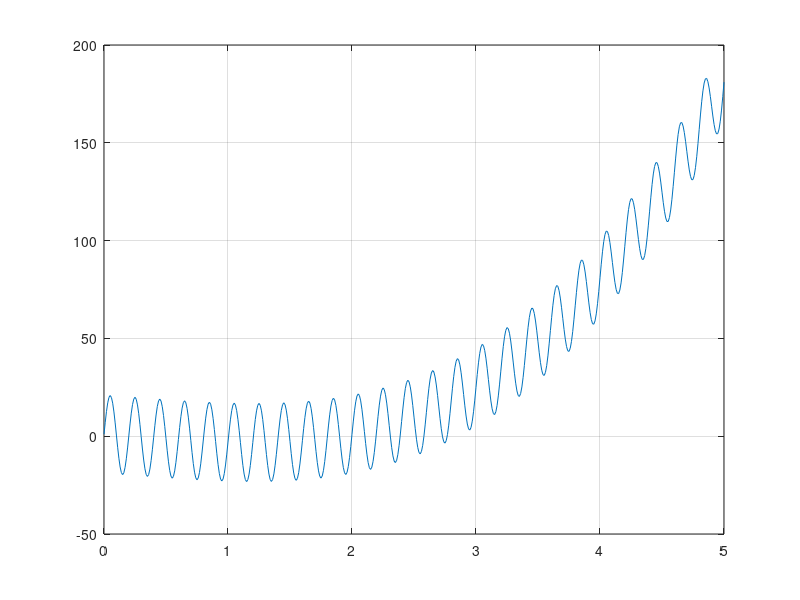
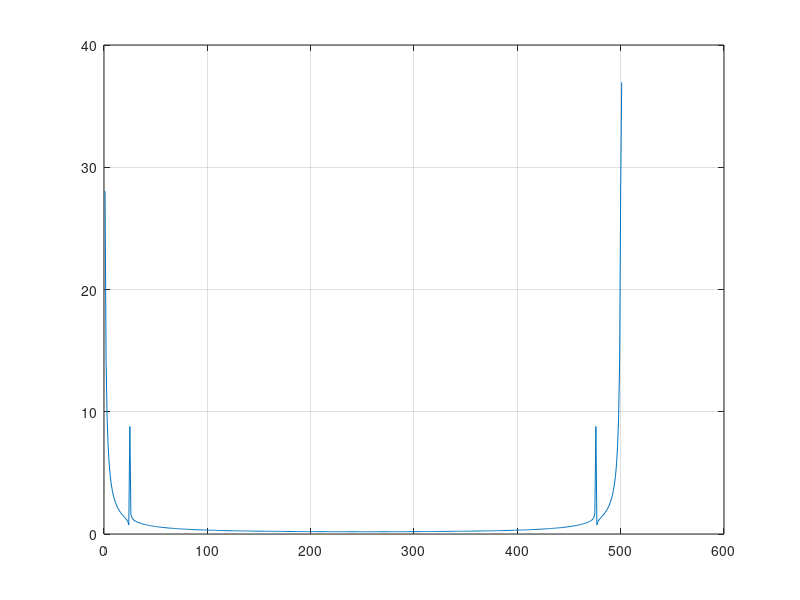
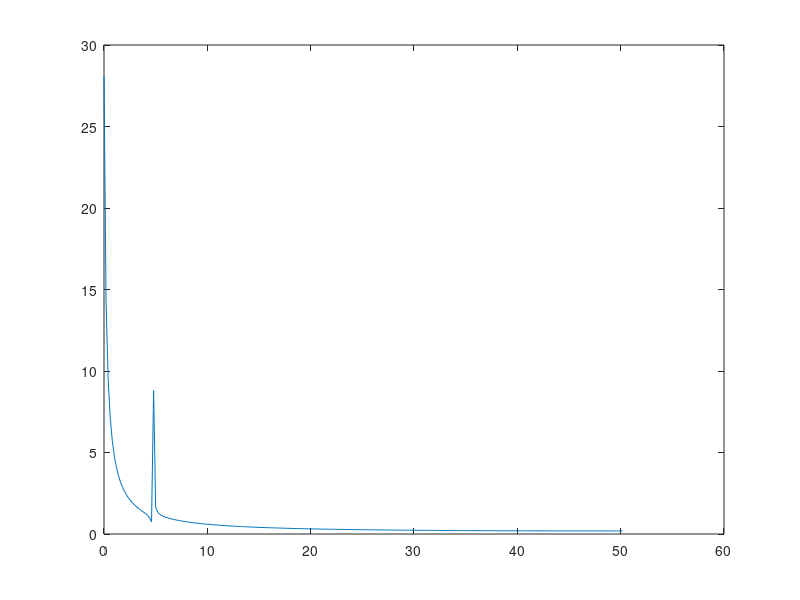

Source code (MATLAB) for these figures, in order: (Note: this script raises an error after producing the figures.)
clear

% Дані
data = load("f7.txt");
dataLength = length(data);
deltaF = 0.01;
T = 5;
t = 0:deltaF:T;

% Графік спостережень
figure
plot(t,data), grid

% Дискретне перетворення Фур'є 
fourierFunc = zeros(1,dataLength);
for m = 1:dataLength
    for j = 1:dataLength
        fourierFunc(m) = fourierFunc(m) + 1/dataLength*data(j)*exp(1)^(-1i*2*pi/dataLength*m*j);
    end
end

figure
% delta f і графік перетворення Фур'є для показу екстремумів
deltaF = 1/T;
dataLength = length(t);
plot(abs(fourierFunc)),grid
f = 0:deltaF:round(dataLength/2) * deltaF;

figure
plot(f,abs(fourierFunc(1:round(dataLength/2)+1)))

% Локальні максимуми і частоти
fourierFunc=abs(fourierFunc);
iterator = 0;
extr = zeros(2,1);
for j = 3:round(dataLength/2)-1
if(fourierFunc(j) > fourierFunc(j+1) && fourierFunc(j) > fourierFunc(j-1) && abs(fourierFunc(j)-fourierFunc(j+1)) > 1)
iterator = iterator + 1;
extr(iterator) = j*deltaF;
end
end

% Будуємо та розв'язуємо систему рівнянь, щоб знайти коефіцієнти при частотах
fSin = sin(2*pi*extr(1)*t);
% Розв’язуємо за допомогою матричного методу
A = [sum(t.^6), sum(t.^5), sum(t.^4), sum(fSin.*t.^3), sum(t.^3);
sum(t.^5), sum(t.^4), sum(t.^3), sum(fSin.*t.^2), sum(t.^2);
sum(t.^4), sum(t.^3), sum(t.^2), sum(fSin.*t),    sum(t);
sum(fSin.*t.^3), sum(fSin.*t.^2), sum(fSin.*t), sum(fSin.*fSin), sum(dataLength*fSin);
sum(t.^3), sum(t.^2), sum(t), sum(dataLength*fSin), dataLength];

c = [sum(data.*t.^3), sum(data.*t.^2), sum(data.*t), sum(data.*fSin),  sum(data)];

a = INV(A)*c';
temp = a';

% Отримана апроксимуюча функція
aproxF = a(1).*t.^3 + a(2).*t.^2 + a(3).*t + a(4).*fSin +a(5);

% Графік апроксимуючої функції
figure
plot(t, aproxF), grid

% Середньоквадратична похибка
deviation = immse(data,aproxF);
